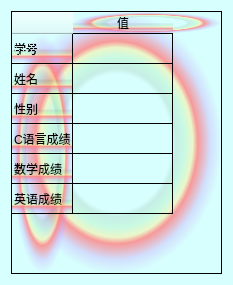
<?xml version="1.0" encoding="UTF-8"?>
<ui version="4.0">
 <class>StudentInforMationWidget</class>
 <widget class="QWidget" name="StudentInforMationWidget">
  <property name="geometry">
   <rect>
    <x>0</x>
    <y>0</y>
    <width>233</width>
    <height>285</height>
   </rect>
  </property>
  <property name="minimumSize">
   <size>
    <width>233</width>
    <height>285</height>
   </size>
  </property>
  <property name="maximumSize">
   <size>
    <width>233</width>
    <height>16777215</height>
   </size>
  </property>
  <property name="windowTitle">
   <string>学生信息</string>
  </property>
  <property name="styleSheet">
   <string notr="true">background-color: qconicalgradient(cx:0, cy:0, angle:135, stop:0 rgba(255, 255, 0, 69), stop:0.375 rgba(255, 255, 0, 69), stop:0.423533 rgba(251, 255, 0, 145), stop:0.45 rgba(247, 255, 0, 208), stop:0.477581 rgba(255, 244, 71, 130), stop:0.518717 rgba(255, 218, 71, 130), stop:0.55 rgba(255, 255, 0, 255), stop:0.57754 rgba(255, 203, 0, 130), stop:0.625 rgba(255, 255, 0, 69), stop:1 rgba(255, 255, 0, 69));
background-color: rgb(215, 255, 253);</string>
  </property>
  <layout class="QGridLayout" name="gridLayout">
   <item row="0" column="0">
    <widget class="QTableWidget" name="tableWidget">
     <property name="styleSheet">
      <string notr="true">background-color: qradialgradient(spread:pad, cx:0.5, cy:0.5, radius:0.5, fx:0.5, fy:0.5, stop:0 rgba(0, 0, 0, 0), stop:0.52 rgba(0, 0, 0, 0), stop:0.565 rgba(82, 121, 76, 33), stop:0.65 rgba(159, 235, 148, 64), stop:0.721925 rgba(255, 238, 150, 129), stop:0.77 rgba(255, 128, 128, 204), stop:0.89 rgba(191, 128, 255, 64), stop:1 rgba(0, 0, 0, 0));</string>
     </property>
     <row>
      <property name="text">
       <string>学号</string>
      </property>
      <property name="foreground">
       <brush brushstyle="Dense2Pattern">
        <color alpha="255">
         <red>0</red>
         <green>0</green>
         <blue>0</blue>
        </color>
       </brush>
      </property>
     </row>
     <row>
      <property name="text">
       <string>姓名</string>
      </property>
     </row>
     <row>
      <property name="text">
       <string>性别</string>
      </property>
     </row>
     <row>
      <property name="text">
       <string>C语言成绩</string>
      </property>
     </row>
     <row>
      <property name="text">
       <string>数学成绩</string>
      </property>
     </row>
     <row>
      <property name="text">
       <string>英语成绩</string>
      </property>
     </row>
     <column>
      <property name="text">
       <string>值</string>
      </property>
      <property name="background">
       <color alpha="0">
        <red>255</red>
        <green>255</green>
        <blue>127</blue>
       </color>
      </property>
      <property name="foreground">
       <brush brushstyle="SolidPattern">
        <color alpha="255">
         <red>0</red>
         <green>0</green>
         <blue>0</blue>
        </color>
       </brush>
      </property>
     </column>
     <item row="0" column="0">
      <property name="text">
       <string/>
      </property>
      <property name="background">
       <brush brushstyle="NoBrush">
        <color alpha="255">
         <red>255</red>
         <green>255</green>
         <blue>0</blue>
        </color>
       </brush>
      </property>
     </item>
    </widget>
   </item>
  </layout>
 </widget>
 <layoutdefault spacing="6" margin="11"/>
 <resources/>
 <connections/>
</ui>
